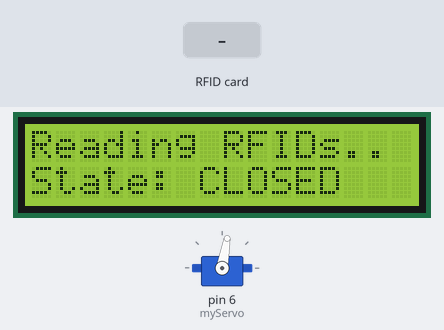
The program below on a simulated Arduino Uno, built with avr-gcc and run on an emulated ATmega328P. Parts: servo, 16×2 character LCD. The inputs (shaded band) are chosen by the test bench. What the program prints to the serial monitor is not drawn.

Above: at 0.59 s.
1.4 s: RFID card A1 B8 E1 1D held to the reader
At 2.8 s:
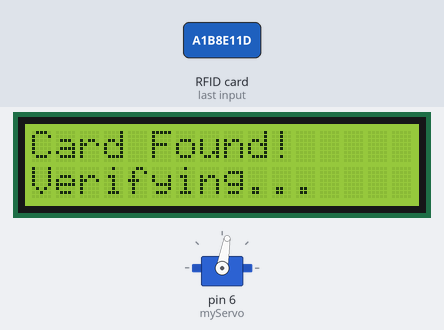
5.4 s: RFID card 5E 7A 19 C4 held to the reader
At 7.3 s:
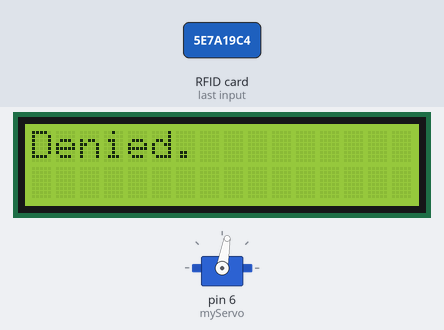
8.4 s: RFID card A1 B8 E1 1D held to the reader
At 10.7 s:
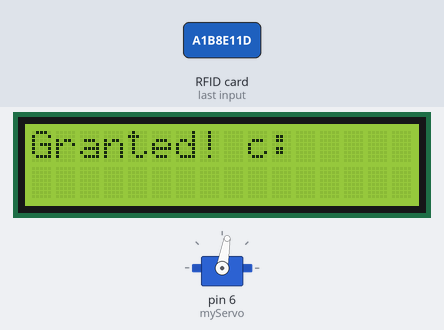
Timing chart, 0 to 12.4 s (numbered marks = the images above; inputs shaded):
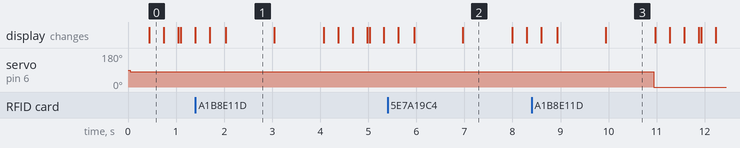

Measured:
- after the input at 1.4 s, the display: first differs from a run without the input after 0.63 s (image 1)
- after the input at 5.4 s, the display: first differs from a run without the input after 0.56 s (image 2 shows a later state)
- after the input at 8.4 s, servo on pin 6 (myServo): 80° → 0° after 2.5 s; the display: first differs from a run without the input after 0.53 s (image 3 shows a later state)
- what the display in image 1 shows lasts 1.0 s, from 2.0 s to 3.0 s

The program:

main.cpp
```cpp
#include <Arduino.h>
#include <LiquidCrystal_I2C.h>
#include <SPI.h>
#include <MFRC522.h>
#include <stdbool.h>
#include <Servo.h>

#define OPEN_POS 0
#define CLOSE_POS 80
#define RST_PIN 9
#define SS_PIN 10
typedef unsigned long tTime;

Servo myServo;
MFRC522 mfrc522(SS_PIN, RST_PIN);
LiquidCrystal_I2C lcd(0x27, 16, 2);
tTime lastOn;
byte servoState;

// put function declarations here:
tTime timePassed(tTime since);
void offLcd();
void waitCard();
void verifyCredential();
void changeServoState();

void setup()
{
  // put your setup code here, to run once:
  Serial.begin(115200); // Iniciar comunicación serial
  SPI.begin();          // Iniciar comunicación SPI
  mfrc522.PCD_Init();   // Iniciar el lector RC522
  mfrc522.PCD_DumpVersionToSerial();
  myServo.attach(6);
  servoState = 0;
  myServo.write(CLOSE_POS);
  lcd.init();
  lcd.backlight();
  lastOn = millis();
}

void loop()
{
  offLcd();
  waitCard();
  verifyCredential();
}

// put function definitions here:

tTime timePassed(tTime since)
{
  tTime now = millis();
  return now - since;
}

void offLcd()
{
  if (timePassed(lastOn) > 10000)
  {
    lcd.noBacklight();
  }
}

void waitCard()
{
  lcd.setCursor(0, 1);
  if(servoState == 0){
    lcd.print("State: CLOSED");
  }else{
    lcd.print("State: OPEN");
  }
  lcd.setCursor(0, 0);
  lcd.print("Reading RFIDs");
  for (int i = 0; i < 3; i++)
  {
    lcd.print('.');
    delay(300);
  }
  lcd.clear();
}

void verifyCredential()
{
  if (mfrc522.PICC_IsNewCardPresent() && mfrc522.PICC_ReadCardSerial())
  {
    lcd.backlight();
    lastOn = millis();
    lcd.clear();
    lcd.setCursor(0, 0);
    lcd.print("Card Found!");
    lcd.setCursor(0, 1);
    lcd.print("Verifying...");
    // Obtener UID de la tarjeta
    String cardUID = "";
    for (byte i = 0; i < mfrc522.uid.size; i++)
    {
      cardUID += String(mfrc522.uid.uidByte[i], HEX);
    }
    Serial.println(cardUID);
    delay(1000);
    if (cardUID.compareTo("a1b8e11d") == 0)
    {
      lcd.clear();
      lcd.print("Granted! c:");
      delay(1000);
      changeServoState();
    }
    else
    {
      lcd.clear();
      lcd.print("Denied.");
      delay(1000);
    }
  }
}

void changeServoState(){
  if(servoState == 0){
    myServo.write(CLOSE_POS);
    servoState = 1;
  }else{
    myServo.write(OPEN_POS);
    servoState = 0;
  }
}
```
